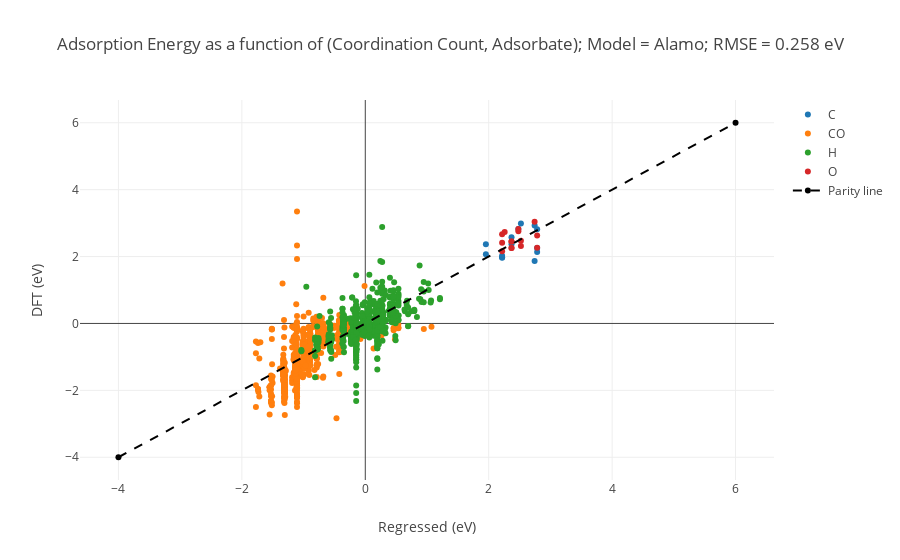

This figure's notebook cell:
### Code cell
# Create Pyplot plots for each dictionary-type model
#for model in []:
for model in [ALA]:
    traces = []
    # Create a parity plot where each adsorbate is shown. We do that by pulling out
    # data for each adsorbate and then plotting them.
    for ads in np.unique(DATA['adsorbate']):
        x = [X[i] for i, _ads in enumerate(DATA['adsorbate']) if _ads == ads]
        y = [Y[i] for i, _ads in enumerate(DATA['adsorbate']) if _ads == ads]
        # Do some footwork because Alamo returns a lambda function that doesn't accept np arrays
        def model_predict(factors):
            '''
            Turn a vector of input data, `factors`, into the model's guessed output. We use
            this function to do so because lambda functions suck. We should address this by
            making alamopy output a better lambda function.
            '''
            args = dict.fromkeys(range(0, len(factors)-1), None)
            for j, factor in enumerate(factors):
                args[j] = factor
            return model['f(model)'](args[0], args[1], args[2], args[3], args[4], args[5], args[6], args[7], args[8], args[9], args[10], args[11], args[12], args[13], args[14], args[15], args[16], args[17], args[18], args[19], args[20], args[21], args[22], args[23], args[24], args[25])
        y_predicted = map(model_predict, x)
        traces.append(go.Scatter(x=y_predicted, y=y, mode='markers', name=ads))
    # Create a diagonal line for the parity plot
    lims = [-4, 6]
    traces.append(go.Scatter(x=lims, y=lims,
                             line=dict(color=('black'), dash='dash'), name='Parity line'))
    # Format and plot
    layout = go.Layout(xaxis=dict(title='Regressed (eV)'),
                       yaxis=dict(title='DFT (eV)'),
                       title='Adsorption Energy as a function of (Coordination Count, Adsorbate); Model = %s; RMSE = %0.3f eV' \
                             % (model['name'], metrics.mean_squared_error(Y_TEST, map(model_predict, X_TEST))))
    iplot(go.Figure(data=traces, layout=layout))

### Figure 1 — Plotly figure (JSON) as saved in the notebook; plotly's stock layout.template omitted (floating-point values rounded to 4 significant figures; data arrays with more than 128 entries replaced by an {"elided": "..."} marker saying what was removed)
{"data": [{"mode": "markers", "name": "C", "type": "scatter", "x": [1.954, 2.522, 2.785, 2.744, 2.785, 2.785, 2.481, 2.37, 2.37, 2.217, 2.217, 1.954, 2.217, 2.744], "y": [2.366, 2.988, 2.254, 2.932, 2.817, 2.139, 2.822, 2.576, 2.367, 1.977, 1.962, 2.069, 2.025, 1.865]}, {"mode": "markers", "name": "CO", "type": "scatter", "x": {"elided": "787 float values"}, "y": {"elided": "787 float values"}}, {"mode": "markers", "name": "H", "type": "scatter", "x": {"elided": "663 float values"}, "y": {"elided": "663 float values"}}, {"mode": "markers", "name": "O", "type": "scatter", "x": [2.522, 2.217, 2.522, 2.481, 2.744, 2.258, 2.785, 2.785, 2.37, 2.37, 2.37, 2.217, 2.217, 2.37, 2.481], "y": [2.475, 2.67, 2.314, 2.756, 3.041, 2.735, 2.631, 2.26, 2.256, 2.454, 2.454, 2.155, 2.415, 2.256, 2.821]}, {"line": {"color": "black", "dash": "dash"}, "name": "Parity line", "type": "scatter", "x": [-4, 6], "y": [-4, 6]}], "layout": {"title": "Adsorption Energy as a function of (Coordination Count, Adsorbate); Model = Alamo; RMSE = 0.258 eV", "xaxis": {"title": "Regressed (eV)"}, "yaxis": {"title": "DFT (eV)"}}}
